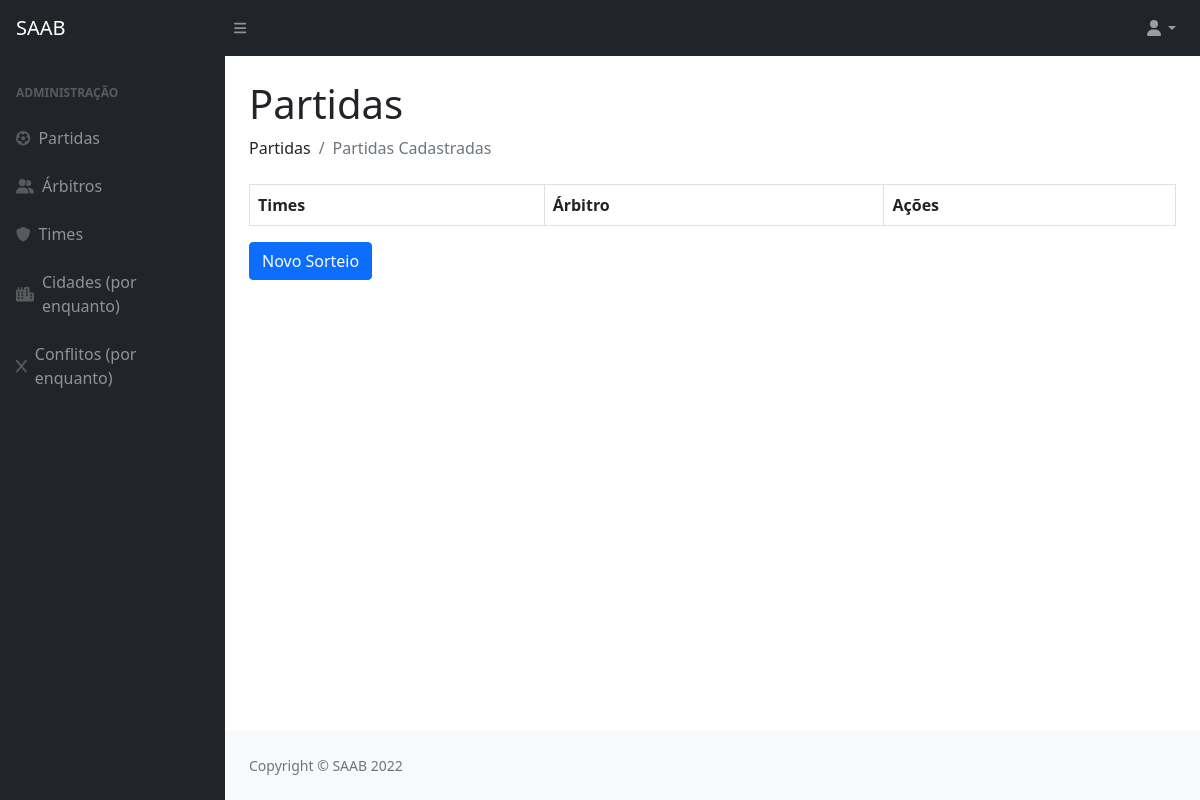
Page /partidas/ on the earlier database version.
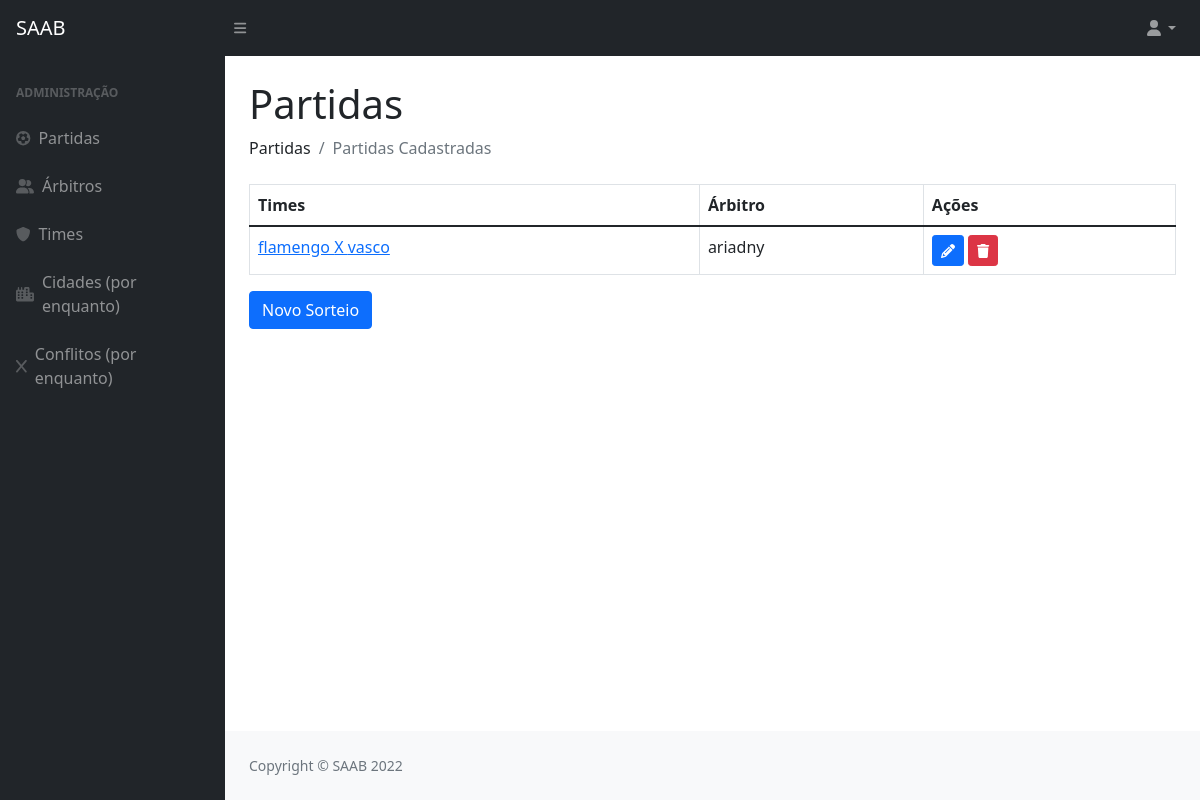
Same page on the later database version.
### privado/models.py (models this page shows, shortened)
class Partida(models.Model):
    codigo = models.AutoField(primary_key=True)
    usuario = models.ForeignKey(Usuario, on_delete=models.CASCADE)
    arbitro = models.ForeignKey(Arbitro, on_delete=models.CASCADE)
    visitante  = models.ForeignKey(Time, on_delete=models.CASCADE, related_name='visitante')
    local  = models.ForeignKey(Time, on_delete=models.CASCADE, related_name='local')
    data = models.DateField()

class Time(models.Model):
    codigo = models.AutoField(primary_key=True)
    nome = models.CharField(max_length=100)
    cidade = models.ForeignKey(Cidade, on_delete=models.CASCADE)
    def __str__(self):
        return (self.nome)

class Arbitro(models.Model):
    codigo = models.AutoField(primary_key=True)
    datanasc = models.DateField()
    cidade = models.ForeignKey(Cidade, on_delete=models.CASCADE)
    nome = models.CharField(max_length=100)
    formafisica = models.BooleanField()
    def __str__(self):
        return (self.nome)

### privado/views.py (the view)
# urls.py: path('partidas/', inicioAdmin, name = "url_partida"),
def inicioAdmin(request):
    part = Partida.objects.all()
    parametros = {"partidas": part}
    return render(request, "SAAB/partidas.html", parametros)

### privado/templates/SAAB/partidas.html (shortened to what this page needs)
{% extends 'SAAB/layout.html' %}
{% block conteudo %}
{% load static %}
{% load crispy_forms_tags %}
<!DOCTYPE html>
<html>
<head>
</head>
<body>
<h1 class="mt-4">Partidas</h1>
<ol class="breadcrumb mb-4">
    <li class="breadcrumb-item">Partidas</li>
    <li class="breadcrumb-item active">Partidas Cadastradas</li>
</ol>
<table class="table table-bordered">
  <thead>
    <tr>
      <th>Times</th>
      <th>Árbitro</th>
      <th>Ações</th>
    </tr>
  </thead>
{% for i in partidas %}
  <tr>
    <td>
      <a href="{% url 'url_detalhamentoPartida' i.codigo %}">{{ i.local }} X {{ i.visitante }}</a>
    </td>
    <td>{{ i.arbitro }}</td>
    <td>
      <a href="{% url 'url_updatePartida' i.codigo %}"><button class="btn btn-primary btn-sm"><i class="fas fa-pencil"></i></button></a>
      <a href="{% url 'url_deletePartida' i.codigo %}"><button class="btn btn-danger btn-sm"><i class="fas fa-trash"></i></button></a>
    </td>
  </tr>
  {% endfor %}
</table>
<a href="{% url 'url_sorteio' %}"><button class="btn btn-primary">Novo Sorteio</button></a>
</body>
</html>
{% endblock %}

Differences in the rows shown:
added Partida: local "flamengo", visitante "vasco", arbitro "ariadny"
